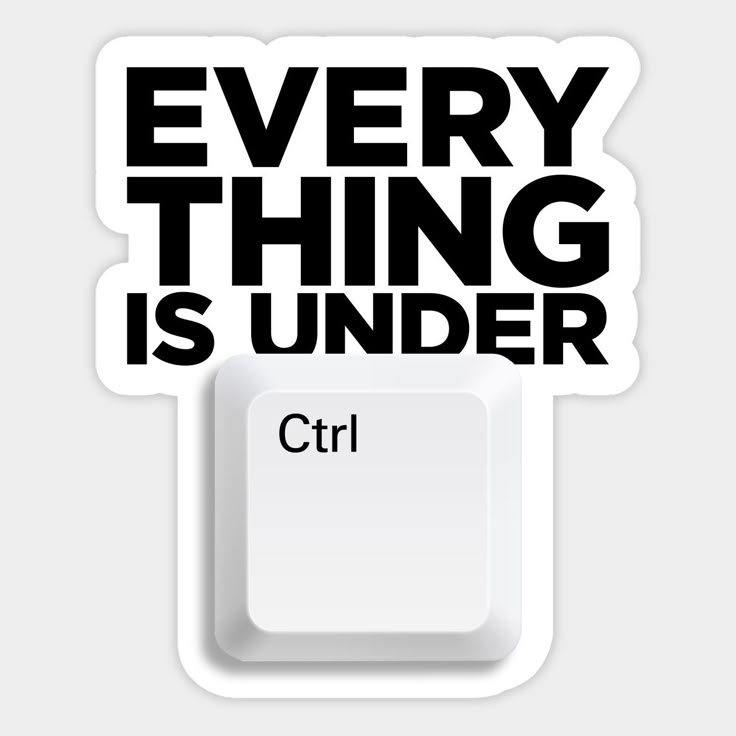
#> input picture img.jpg, 736 x 736 px
$ python task2.py
#> lines starting #> are read from the running program, lines starting #| are printed output that depends on the picture
from PIL import Image
import numpy as np


# ENCRYPTION FUNCTION
def encrypt_image(input_path, output_path, key):
#> called with input_path = 'img.jpg', output_path = 'encrypted.png', key = 50
    img = Image.open(input_path)
#> img is the input picture: PIL image 736x736 RGB; mean R, G, B 203.6, 203.6, 203.9
    img_array = np.array(img)

    # Get image dimensions
    rows, cols, channels = img_array.shape
#> rows = 736; cols = 736; channels = 3

    # Step 1: Pixel value transformation (Add key)
    encrypted_array = (img_array.astype('int32') + key) % 256
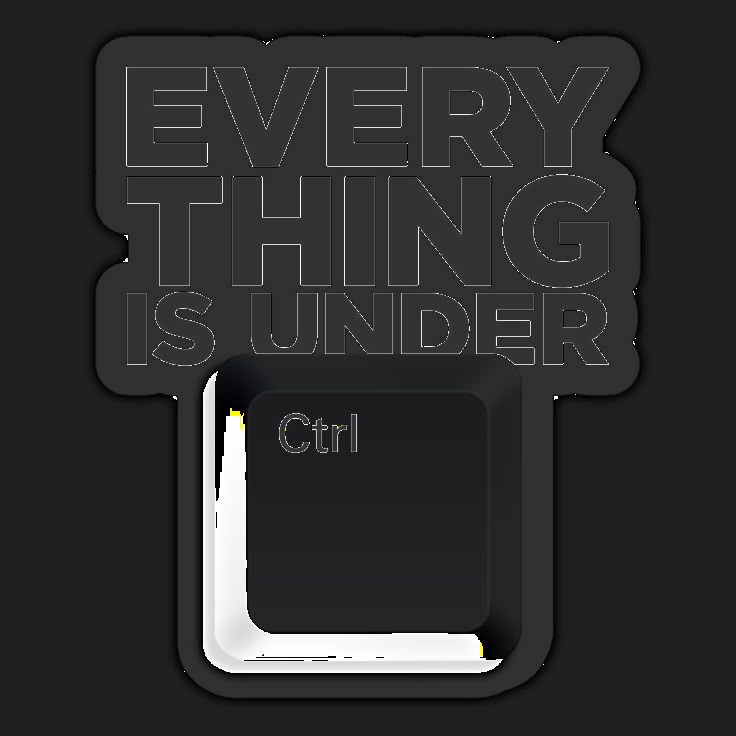
#> encrypted_array: shape (736, 736, 3) int32; mean R, G, B 46.6, 46.6, 46.8

    # Step 2: Pixel swapping (shuffle rows)
    for i in range(rows):
        swap_index = (i + key) % rows
        encrypted_array[[i, swap_index]] = encrypted_array[[swap_index, i]]
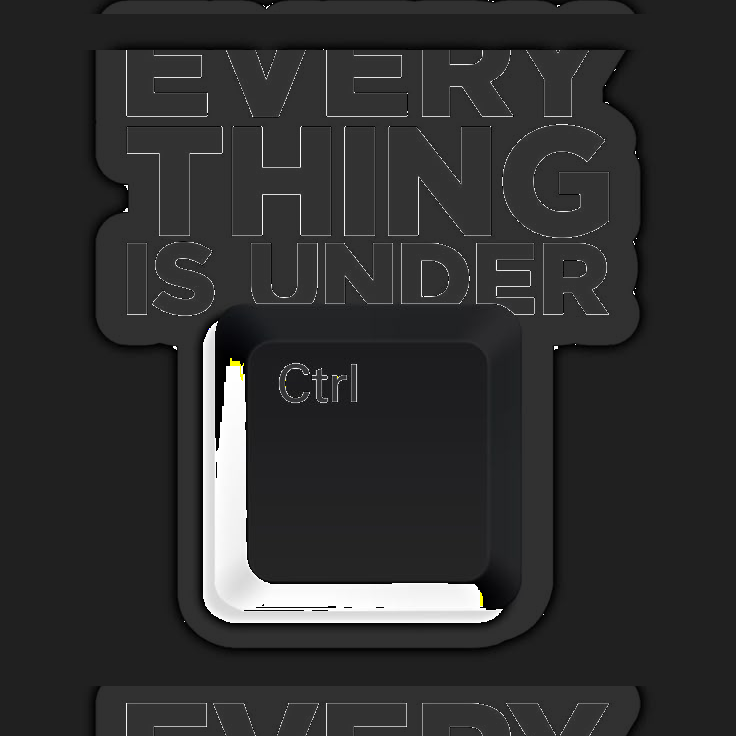
#> encrypted_array: shape (736, 736, 3) int32; mean R, G, B 46.6, 46.6, 46.8

    encrypted_img = Image.fromarray(encrypted_array.astype('uint8'))
    encrypted_img.save(output_path)
    print("✅ Image Encrypted Successfully!")


# DECRYPTION FUNCTION
def decrypt_image(input_path, output_path, key):
#> called with input_path = 'encrypted.png', output_path = 'decrypted.png', key = 50
    img = Image.open(input_path)
    img_array = np.array(img)

    rows, cols, channels = img_array.shape
#> rows = 736; cols = 736; channels = 3

    # Step 1: Reverse pixel swapping
    for i in range(rows-1, -1, -1):
        swap_index = (i + key) % rows
        img_array[[i, swap_index]] = img_array[[swap_index, i]]

    # Step 2: Reverse pixel value transformation
    decrypted_array = (img_array.astype('int32') - key) % 256

    decrypted_img = Image.fromarray(decrypted_array.astype('uint8'))
    decrypted_img.save(output_path)
    print("✅ Image Decrypted Successfully!")


# MAIN PROGRAM
if __name__ == "__main__":
    key = 50

    # Encrypt
    encrypt_image("img.jpg", "encrypted.png", key)

    # Decrypt
    decrypt_image("encrypted.png", "decrypted.png", key)
